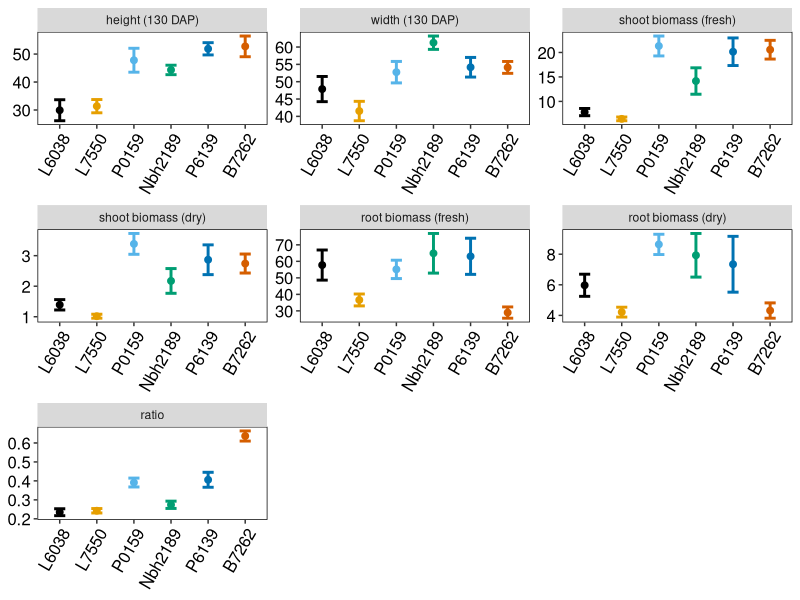
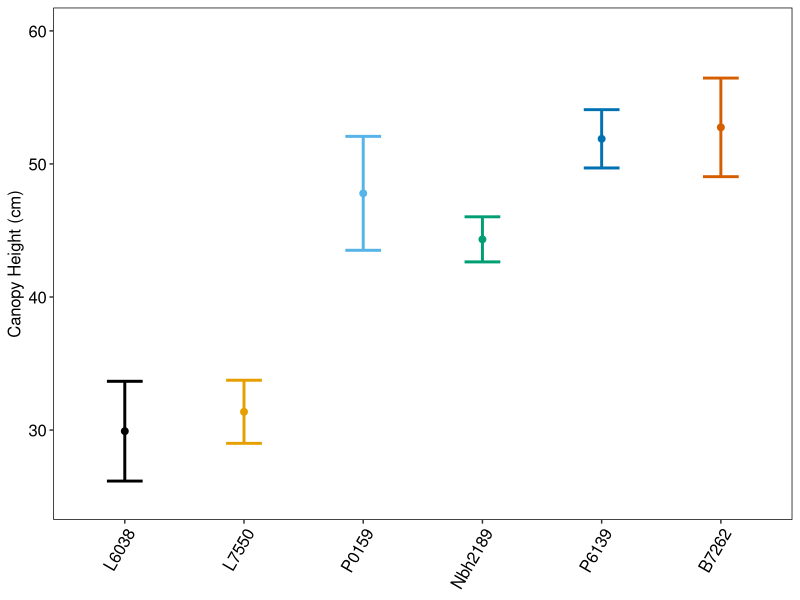
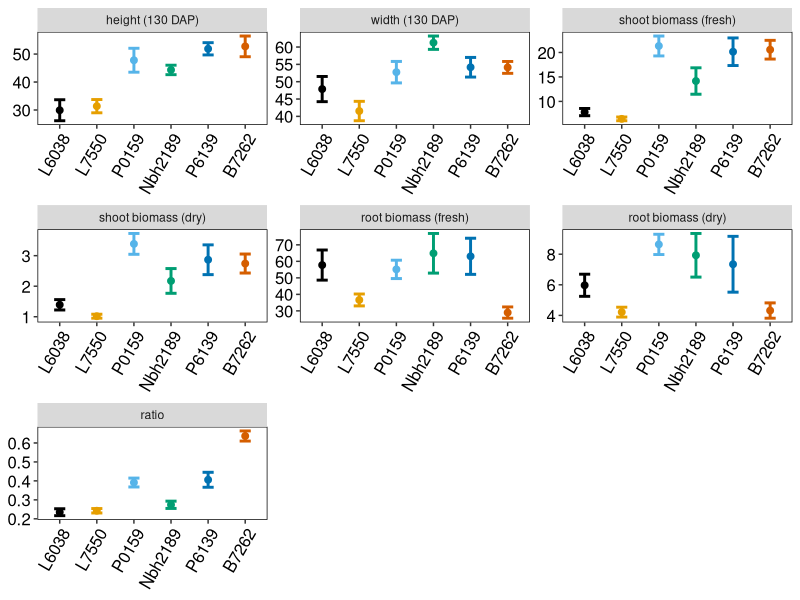
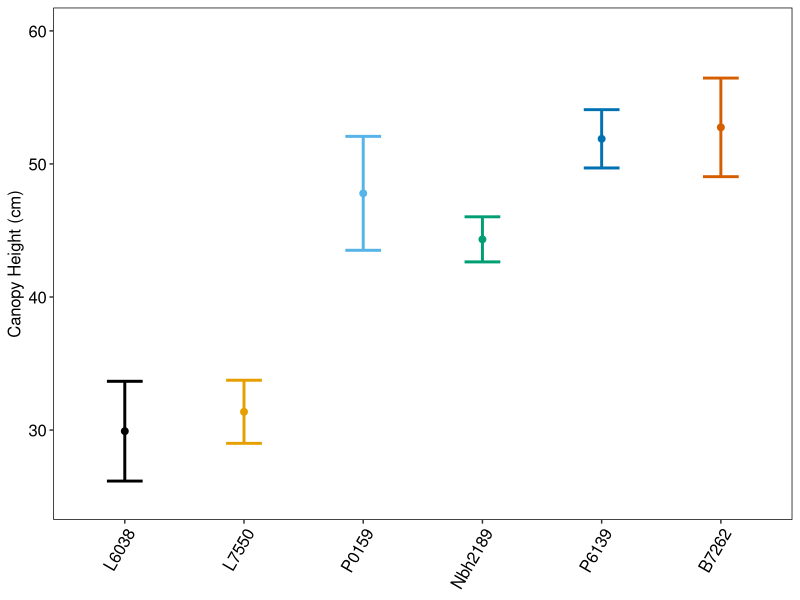

The R source for these figures, in order:
# ------------------------------------------------------------------------------
#   Diallel - plot parental means for height (130 DAP) - Fig1
#   S. Turner 
#   06 January 2017
# ------------------------------------------------------------------------------

library(plyr)
library(tidyr)
library(ggplot2)

setwd("~/Documents/carrot-diallel-all-files/")

# ------------------------------------------------------------------------------
# read in parental data, subset, and calculate shoot:root ratio
# ------------------------------------------------------------------------------
pMeans <- read.csv("parentalData.csv", header = TRUE) 

# subset to exclude extra info (plot, root source, etc.)
pMeans <- pMeans[,c(2, 9:14)]

# calculate raito of shoot to root biomass 
# note: no ln(x) transformations in this data
pMeans$ratio <- pMeans$dlw/pMeans$drw 

# subset new data frames to plot A and B lines separately
bLines <- subset(pMeans, pedigree %in% c("L6038B", "L7550B", "P0159B", "Nbh2189B", "P6139B", "B7262B"))
aLines <- subset(pMeans, !(pedigree %in% c("L6038B", "L7550B", "P0159B", "Nbh2189B", "P6139B", "B7262B")))

# recode inbred line names to combine A and B lines
pMeans$pedigree <- revalue(pMeans$pedigree, c("B7262A" = "B7262", "B7262B" = "B7262", "L6038A" = "L6038",
                                              "L6038B" = "L6038", "L7550A" = "L7550", "L7550B" = "L7550",
                                              "Nbh2189B" = "Nbh2189", "P.S.C. x P0159B" = "P0159",
                                              "P0159B" = "P0159", "P6139A" = "P6139", "P6139B" = "P6139",
                                              "S.C. x Nbh2189B" = "Nbh2189"))

# set factor levels for parental lines
pMeans$pedigree <- factor(pMeans$pedigree, levels = c("L6038", "L7550", "P0159", "Nbh2189", "P6139", "B7262"))

# extract trait names
traits <- names(pMeans[2:8]) # extract trait names 

# stack data by trait (long format)
pMeans2 <- gather(pMeans, -pedigree, key = "var", value = "value") 

# calculate mean and standard error of each trait for each parental line
pMeans3 <- aggregate(.~pedigree + var, data = pMeans2, 
                     FUN = function(x) c(mu = mean(x), 
                                         se = sd(x)/sqrt(length(x))))

# format results as a dataframe 
pMeans4 <- do.call(data.frame, pMeans3) 

# set factor levels for plotting
pMeans4$var <- factor(pMeans4$var, levels = c("height", "width", "flw", "dlw",
                                              "frw", "drw", "ratio"))
# recode variables with pretty names
pMeans4$var <- revalue(pMeans4$var, c("height" = "height (130 DAP)", 
                                      "width" = "width (130 DAP)", 
                                      "flw" = "shoot biomass (fresh)", 
                                      "dlw" = "shoot biomass (dry)",
                                      "frw" = "root biomass (fresh)",
                                      "drw" = "root biomass (dry)"))

# plot parental means + 95% confidence interval
parents <- ggplot(pMeans4, aes(x = pedigree, y = value.mu, colour = pedigree)) +
  geom_errorbar(aes(ymin = value.mu-2*value.se, ymax = value.mu + 2*value.se), 
                width = 0.3, size = 1) +
  geom_point(size = 2) +
  scale_colour_manual(values = c("#000000", "#E69F00", "#56B4E9", "#009E73", 
                                 "#0072B2", "#D55E00", "#CC79A7")) +
  theme(panel.grid.major = element_blank(),
        panel.grid.minor = element_blank(),
        panel.border = element_rect(colour = "black", fill = NA),
        panel.background = element_blank(),
        axis.text = element_text(size = 12, colour = "black"),
        axis.text.x = element_text(angle = 60, hjust = 1),
        axis.title.x = element_blank(),
        axis.title.y = element_blank(),
        legend.position = "none") +
  facet_wrap(~ var, scales = "free", ncol = 3)

parents

ggsave("FigS1.eps", height = 8, width = 6, units = "in")

# plot height only (Fig 1)
ht <- subset(pMeans4, var == "height (130 DAP)")

ggplot(ht, aes(x = pedigree, y = value.mu, colour = pedigree)) +
  geom_errorbar(aes(ymin = value.mu-2*value.se, ymax = value.mu+2*value.se), 
                width = 0.3, size = 1) +
  ylab("Canopy Height (cm)") + 
  geom_point(size = 2) +
  scale_y_continuous(limits = c(25, 60)) + 
  scale_colour_manual(values = c("#000000", "#E69F00", "#56B4E9", "#009E73", 
                                 "#0072B2", "#D55E00", "#CC79A7")) +
  theme(panel.grid.major = element_blank(),
        panel.grid.minor = element_blank(),
        panel.border = element_rect(colour = "black", fill = NA),
        panel.background = element_blank(),
        axis.text = element_text(size = 12, colour = "black"),
        axis.text.x = element_text(angle = 60, hjust = 1),
        axis.title = element_text(size = 12, colour = "black"),
        axis.title.x = element_blank(),
        legend.position = "none")

# export plot as .eps file
ggsave("Fig1.eps", height = 84, width = 84, units = "mm")

